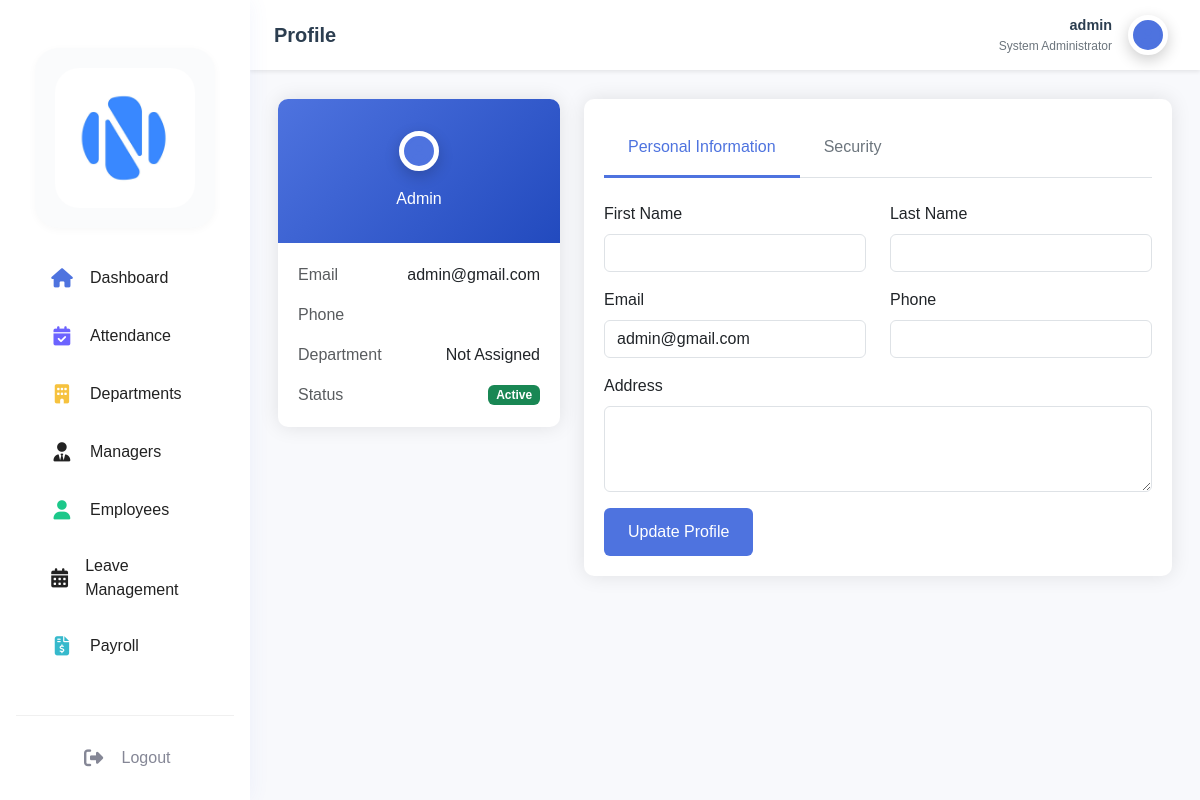
/dashboard/admin/profile.php (signed in), run on the app's committed database.
### tables this page shows
CREATE TABLE `users` (
  `user_id` int(11) NOT NULL,
  `username` varchar(50) NOT NULL,
  `password` varchar(255) NOT NULL,
  `email` varchar(100) NOT NULL,
  `role` enum('admin','hr','manager','employee') NOT NULL,
  `status` enum('active','inactive') DEFAULT 'active',
  `created_at` timestamp NOT NULL DEFAULT current_timestamp(),
  `last_login` timestamp NULL DEFAULT NULL
);

### dashboard/admin/profile.php (the view, shortened to what this page needs)
<?php
require_once '../../config/database.php';
try {
    $stmt = $pdo->prepare("
        SELECT u.*, e.*, d.dept_name
        FROM users u
        LEFT JOIN employees e ON u.user_id = e.user_id
        LEFT JOIN departments d ON e.dept_id = d.dept_id
        WHERE u.user_id = ?
    ");
    $stmt->execute([$_SESSION['user_id']]);
    $profile = $stmt->fetch();
} catch (PDOException $e) {
    $error = "Error fetching profile: " . $e->getMessage();
}
?>
<!DOCTYPE html>
<html lang="en">
<head>
    <link href="https://cdn.jsdelivr.net/npm/bootstrap@5.3.2/dist/css/bootstrap.min.css" rel="stylesheet">
    <link rel="stylesheet" href="https://cdnjs.cloudflare.com/ajax/libs/font-awesome/6.4.0/css/all.min.css">
    <link rel="stylesheet" href="../../assets/css/dashboard.css">
</head>
<body>
    <?php include 'includes/sidebar.php'; ?>
    <div class="main-content">
        <?php include 'includes/topbar.php'; ?>
        <div class="container-fluid py-4">
            <div class="row">
                <div class="col-md-4">
                    <div class="profile-card mb-4">
                        <div class="profile-header text-center">
                            <div class="profile-avatar mb-3">
                                <?php if (!empty($profile['profile_image'])): ?>
                                    <img src="../../uploads/profile_photos/<?php echo htmlspecialchars($profile['profile_image']); ?>" alt="Profile" style="width:100%;height:100%;object-fit:cover;border-radius:50%;">
                                <?php else: ?>
                                    <i class="fas fa-user-circle"></i>
                                <?php endif; ?>
                            </div>
                            <p class="mb-0"><?php echo ucfirst($profile['role']); ?></p>
                        </div>
                        <div class="card-body">
                            <div class="d-flex justify-content-between align-items-center mb-3">
                                <span class="text-muted">Email</span>
                                <span><?php echo htmlspecialchars($profile['email']); ?></span>
                            </div>
                            <div class="d-flex justify-content-between align-items-center mb-3">
                                <span class="text-muted">Phone</span>
                            </div>
                            <div class="d-flex justify-content-between align-items-center mb-3">
                                <span class="text-muted">Department</span>
                                <span><?php echo htmlspecialchars($profile['dept_name'] ?? 'Not Assigned'); ?></span>
                            </div>
                            <div class="d-flex justify-content-between align-items-center">
                                <span class="text-muted">Status</span>
                                <span class="badge bg-success">Active</span>
                            </div>
                        </div>
                    </div>
                </div>
                <div class="col-md-8">
                    <div class="profile-card">
                        <div class="card-body">
                            <ul class="nav nav-tabs mb-4" role="tablist">
                                <li class="nav-item">
                                    <a class="nav-link active" data-bs-toggle="tab" href="#personal">Personal Information</a>
                                </li>
                                <li class="nav-item">
                                    <a class="nav-link" data-bs-toggle="tab" href="#security">Security</a>
                                </li>
                            </ul>
                            <div class="tab-content">
                                <div class="tab-pane fade show active" id="personal">
                                    <form action="" method="POST">
                                        <div class="row mb-3">
                                            <div class="col-md-6">
                                                <label class="form-label">First Name</label>
                                                <input type="text" class="form-control" name="first_name"
                                                       value="<?php echo htmlspecialchars($profile['first_name']); ?>" required>
                                            </div>
                                            <div class="col-md-6">
                                                <label class="form-label">Last Name</label>
                                                <input type="text" class="form-control" name="last_name"
                                                       value="<?php echo htmlspecialchars($profile['last_name']); ?>" required>
                                            </div>
                                        </div>
                                        <div class="row mb-3">
                                            <div class="col-md-6">
                                                <label class="form-label">Email</label>
                                                <input type="email" class="form-control" name="email"
                                                       value="<?php echo htmlspecialchars($profile['email']); ?>" required>
                                            </div>
                                            <div class="col-md-6">
                                                <label class="form-label">Phone</label>
                                                <input type="tel" class="form-control" name="phone"
                                                       value="<?php echo htmlspecialchars($profile['phone']); ?>">
                                            </div>
                                        </div>
                                        <div class="mb-3">
                                            <label class="form-label">Address</label>
                                            <textarea class="form-control" name="address" rows="3"><?php
                                            ?></textarea>
                                        </div>
                                        <button type="submit" class="btn btn-primary">Update Profile</button>
                                    </form>
                                </div>
                            </div>
                        </div>
                    </div>
                </div>
            </div>
        </div>
    </div>
</body>
</html>

### dashboard/admin/includes/topbar.php (shortened to what this page needs)
<?php
$stmt = $pdo->prepare("SELECT * FROM users WHERE user_id = ? AND role = 'admin'");
$stmt->execute([$_SESSION['user_id']]);
$admin = $stmt->fetch();
?>
<nav class="topbar">
    <div class="topbar-left">
        <div class="page-title">
            <?php
            $current_page = basename($_SERVER['PHP_SELF'], '.php');
            echo ucfirst($current_page);
            ?>
        </div>
    </div>
    <div class="topbar-right">
        <div class="profile-dropdown">
            <button class="profile-btn" onclick="toggleProfileMenu()">
                <div class="profile-info">
                    <span class="profile-name"><?php echo htmlspecialchars($admin['username']); ?></span>
                    <span class="profile-department">System Administrator</span>
                </div>
                <div class="profile-avatar">
                    <i class="fas fa-user-circle"></i>
                </div>
            </button>
        </div>
    </div>
</nav>

### assets/css/dashboard.css (style rules this page uses)
:root { --sidebar-width: 250px; --sidebar-collapsed-width: 70px; --topbar-height: 60px; --primary-color: #4e73df; --secondary-color: #858796; --success-color: #1cc88a; --info-color: #36b9cc; --warning-color: #f6c23e; --danger-color: #e74a3b; }
body { font-family: 'Nunito', sans-serif; background-color: #f8f9fc; }
.nav-link { color: rgba(255, 255, 255, 0.8); padding: 0.8rem 1rem; display: flex; align-items: center; gap: 0.5rem; text-decoration: none; transition: all 0.3s ease; }
.main-content { margin-left: 250px; padding: 1rem; padding-top: 75px; transition: all 0.3s ease; min-height: 100vh; }
.topbar { position: fixed; top: 0; right: 0; left: 250px; height: 60px; background: white; box-shadow: 0 2px 4px rgba(0,0,0,0.1); padding: 0 1rem; display: flex; align-items: center; transition: all 0.3s ease; z-index: 1030; }
.card-body { padding: 1.25rem; }
.nav-link.active { color: white; background-color: rgba(255, 255, 255, 0.1); }
.container-fluid { padding-top: 1rem; }

### dashboard/admin/profile.php (style rules this page uses)
.profile-card { background: #fff; border-radius: 10px; box-shadow: 0 0 20px rgba(0,0,0,0.1); transition: all 0.3s ease; }
.profile-header { background: linear-gradient(135deg, #4e73df 0%, #224abe 100%); color: white; padding: 2rem; border-radius: 10px 10px 0 0; }
.profile-avatar { width: 120px; height: 120px; border-radius: 50%; border: 5px solid white; background: #fff; display: flex; align-items: center; justify-content: center; margin: 0 auto; box-shadow: 0 5px 15px rgba(0,0,0,0.2); }
.profile-avatar i { font-size: 4rem; color: #4e73df; }
.nav-tabs .nav-link { color: #6c757d; border: none; padding: 1rem 1.5rem; font-weight: 500; transition: all 0.3s ease; }
.nav-tabs .nav-link.active { color: #4e73df; border-bottom: 3px solid #4e73df; background: none; }
.btn-primary { background: #4e73df; border: none; padding: 0.75rem 1.5rem; font-weight: 500; transition: all 0.3s ease; }

### dashboard/admin/includes/topbar.php (style rules this page uses)
.topbar { position: fixed; top: 0; right: 0; left: 250px; height: 70px; background: #fff; display: flex; align-items: center; justify-content: space-between; padding: 0 1.5rem; z-index: 1030; box-shadow: 0 2px 4px rgba(0, 0, 0, 0.08); transition: all 0.3s ease; }
.topbar-left { display: flex; align-items: center; gap: 1rem; }
.page-title { font-size: 1.25rem; font-weight: 600; color: #2c3e50; }
.topbar-right { display: flex; align-items: center; gap: 1rem; }
.profile-dropdown { position: relative; }
.profile-btn { display: flex; align-items: center; gap: 1rem; background: none; border: none; padding: 0.5rem; cursor: pointer; border-radius: 0.375rem; transition: background-color 0.3s ease; }
.profile-info { text-align: right; }
.profile-name { display: block; font-weight: 600; color: #2c3e50; font-size: 0.9rem; }
.profile-department { display: block; color: #6c757d; font-size: 0.75rem; }
.profile-avatar { width: 40px; height: 40px; background: #4e73df; border-radius: 50%; display: flex; align-items: center; justify-content: center; color: #fff; }
.profile-avatar i { font-size: 1.5rem; }

### data on the page
users: username "admin", role "Admin", email "admin@gmail.com"

### other printed values
$current_page "Profile"
$profile['dept_name'] "Not Assigned"
